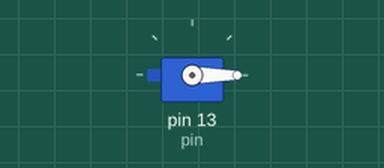
Recording of a sketch running on a simulated Arduino Uno, built with avr-gcc and run on an emulated ATmega328P. Shown: servo.

Above: at 0.05 s.
At 7.4 s:
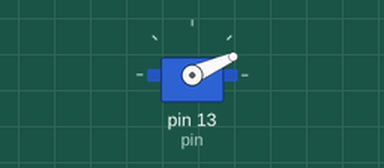
At 14.9 s:
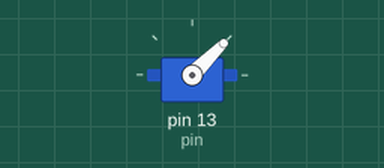
At 29.9 s:
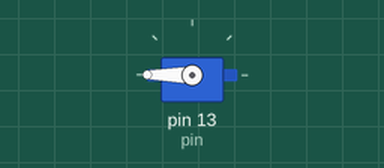
Timing chart, 0 to 39.0 s (numbered marks = the images above):
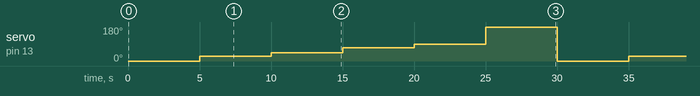

The sketch:

30_using_servo.ino
```cpp
#include <Servo.h>

int pin = 13;
int pause = 5000;
Servo myServo;

void setup() {
  myServo.attach(pin);
}

void loop() {
  myServo.write(0);
  delay(pause);
  myServo.write(24);
  delay(pause);
  myServo.write(45);
  delay(pause);
  myServo.write(69);
  delay(pause);
  myServo.write(90);
  delay(pause);
  myServo.write(180);
  delay(pause);
}
```

Measured:
- by itself, servo on pin 13 (pin): repeats every 30.0 s: 45° 5.0 s, 69° 5.0 s, 90° 5.0 s, 180° 5.0 s, 0° 5.0 s, 24° 5.0 s
